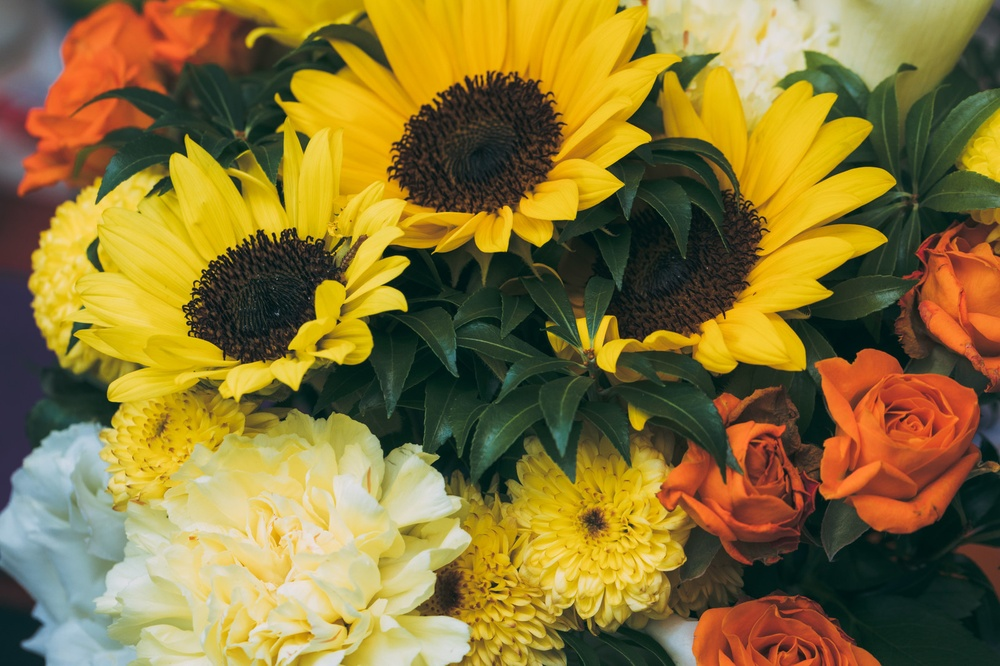
#> input picture python/image.jpg, 1000 x 666 px, shrunk from 1600 x 1066 before the run
$ python example.py
#> lines starting #> are read from the running program, lines starting #| are printed output that depends on the picture
import numpy
import cv2

import timeit

image = cv2.imread("image.jpg", cv2.IMREAD_COLOR)
#> image is the input picture: shape (666, 1000, 3); mean B, G, R 54.1, 117.1, 137.5

begin_time = timeit.default_timer()
for y in range(image.shape[0]):
    for x in range(image.shape[1]):
        image[y, x, 0] = 255 - image[y, x, 0]
        image[y, x, 1] = 255 - image[y, x, 1]
        image[y, x, 2] = 255 - image[y, x, 2]
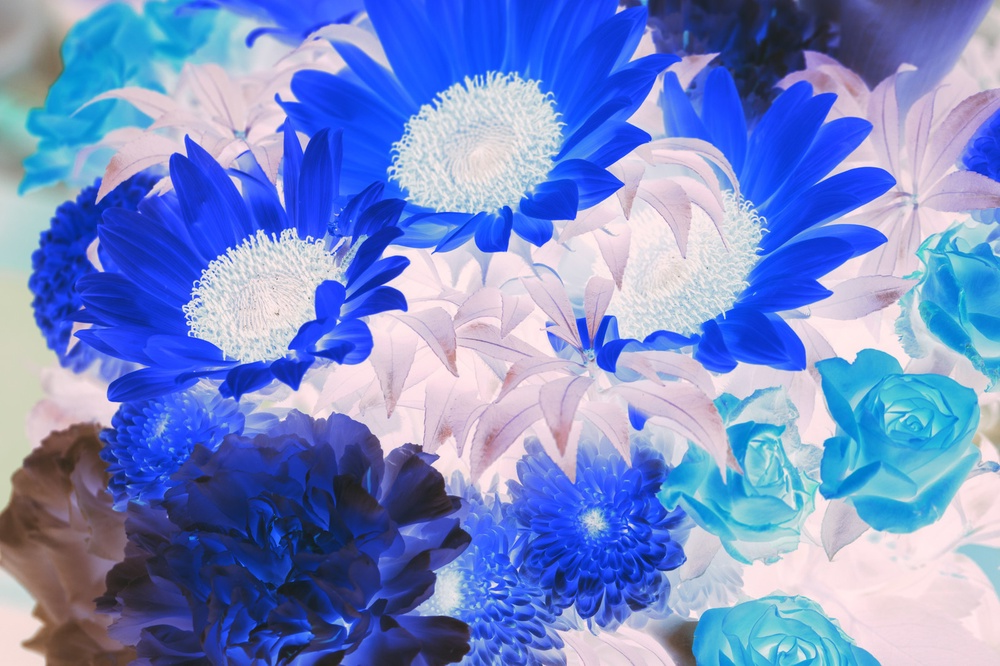
#> image: shape (666, 1000, 3); mean B, G, R 200.9, 137.9, 117.5

end_time = timeit.default_timer()
print(f"elapsed time: {end_time - begin_time} 秒")

cv2.imshow("image", image)
cv2.waitKey(0)
